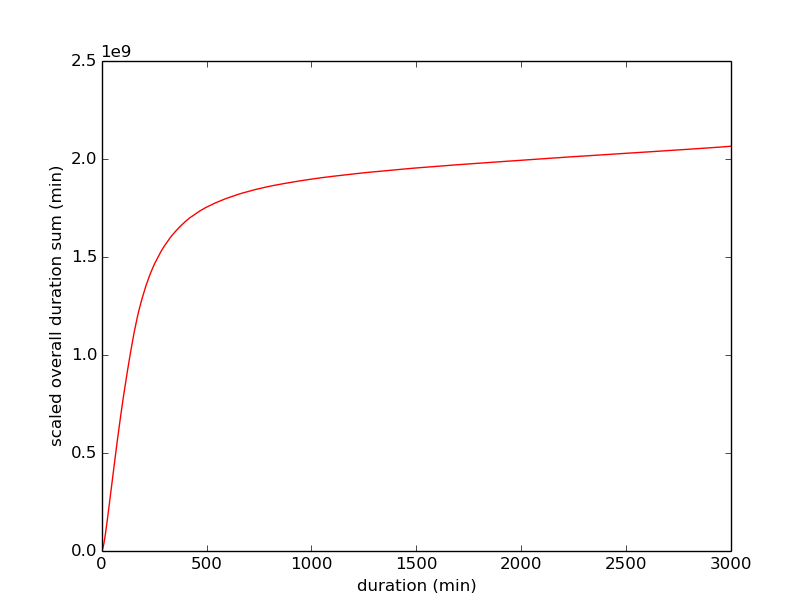

Source code (Python):
import matplotlib.mlab as mlab
import matplotlib.pyplot as plt

import copy

from load_toys_rev import *

filename = 'data/toys_rev2_sample10.csv'
sample_factor = 10
toy_list = load_toys_rev(filename)

def scale (duration):
    if duration < 150:
        return duration*4
    if duration <= 2400:
        return 600
    else:
        return duration*0.25

count = [0]*3000
timesum = [0]*3000
for toy in toy_list:
    if toy.duration < 3000:
        timesum[toy.duration] += scale(toy.duration)*sample_factor

overall_timesum = []
accumulate_timesum = 0
for overall_duration in timesum:
    accumulate_timesum += overall_duration
    overall_timesum.append(accumulate_timesum)

f = open('scaled_overall_duration_sum.csv', 'w')
i = 0
for overall in overall_timesum:
    f.write(str(i)+", "+str(overall)+"\n")
    i += 1
f.close()

plt.plot(overall_timesum, 'r')
plt.xlabel('duration (min)')
plt.ylabel('scaled overall duration sum (min)')

plt.show()
